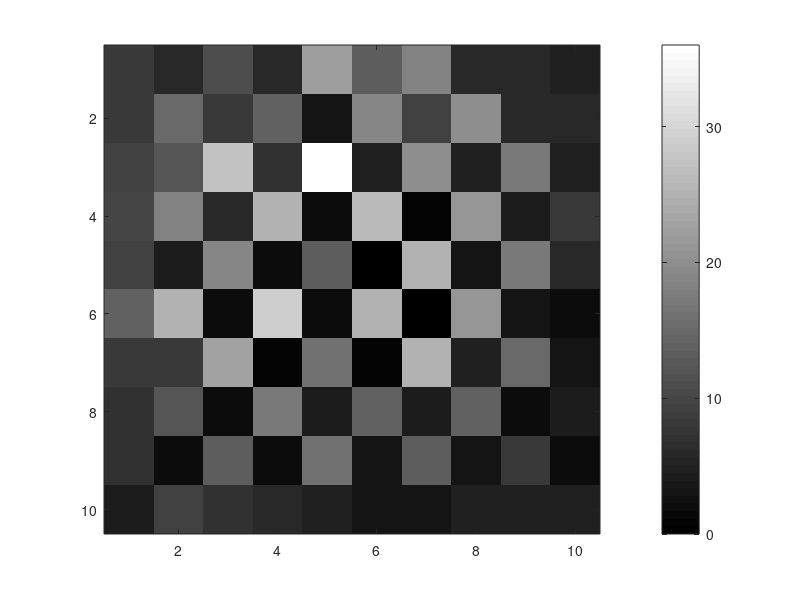

This chart was generated by the following MATLAB code:
% Random Walk Simulation
% Simulate random walks on a grid, illustrating fundamental concepts of probability and statistics

% Initialize variables
num_walks = 1000; % number of random walks to simulate
grid_size = 10; % size of the grid
steps_per_walk = 20; % number of steps per walk
start_position = [5 5]; % starting position of each walk

% Create a 2D array to store the final positions of the walks
final_positions = zeros(grid_size, grid_size);

% Simulate random walks and record final positions
for i = 1:num_walks
    current_position = start_position;
    for j = 1:steps_per_walk
        % Randomly choose a direction (up, down, left, right)
        direction = randi([1 4], 1);
        
        if direction == 1 && current_position(2) < grid_size
            current_position(2) = current_position(2) + 1;
        elseif direction == 2 && current_position(2) > 1
            current_position(2) = current_position(2) - 1;
        elseif direction == 3 && current_position(1) > 1
            current_position(1) = current_position(1) - 1;
        elseif direction == 4 && current_position(1) < grid_size
            current_position(1) = current_position(1) + 1;
        end
        
        % Record the final position of this walk
        if j == steps_per_walk
            final_positions(current_position(1), current_position(2)) = final_positions(current_position(1), current_position(2)) + 1;
        end
    end
end

% Display the final positions as a heatmap
imagesc(final_positions);
colormap gray;
colorbar;
